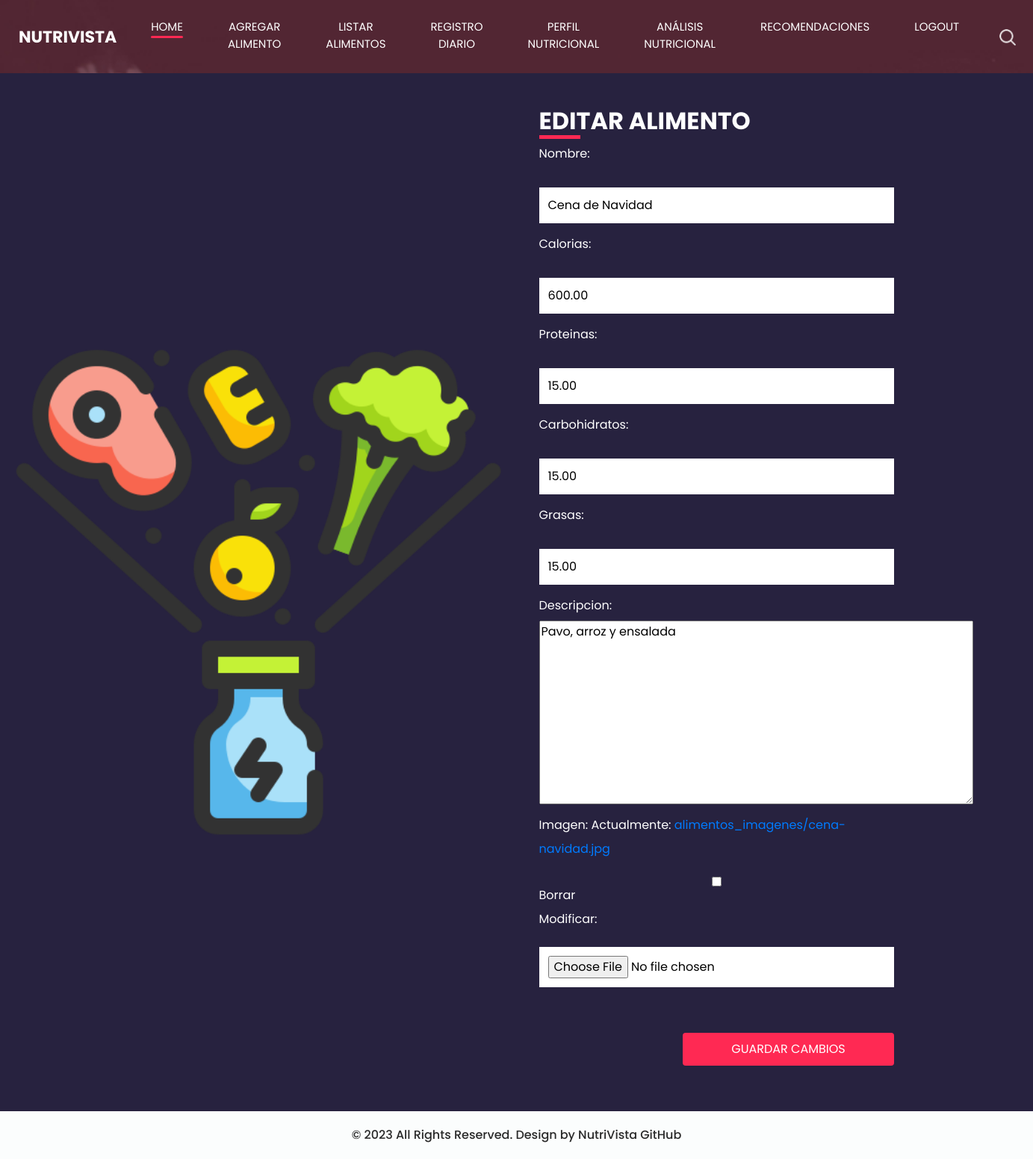
/editar_alimento/28/ (signed in), run on the app's committed database.
### base/models.py (models this page shows, shortened)
class Alimento(models.Model):
    usuario = models.ForeignKey(User, on_delete=models.CASCADE)  # Added this line to associate each food item with a user.
    nombre = models.CharField(max_length=255)
    calorias = models.DecimalField(max_digits=6, decimal_places=2)
    proteinas = models.DecimalField(max_digits=6, decimal_places=2)
    carbohidratos = models.DecimalField(max_digits=6, decimal_places=2)
    grasas = models.DecimalField(max_digits=6, decimal_places=2)
    descripcion = models.TextField(null=True, blank=True)
    imagen = models.ImageField(upload_to='alimentos_imagenes/', null=True, blank=True)
    nutrientes = models.ManyToManyField(Nutriente, through='AlimentoNutriente')  # Relación ManyToMany agregada

### base/views.py (the view)
# urls.py: path('editar_alimento/<int:alimento_id>/', editar_alimento, name='editar_alimento'),
@login_required
def editar_alimento(request, alimento_id):
    alimento = get_object_or_404(Alimento, id=alimento_id)
    if request.method == "POST":
        form = AlimentoForm(request.POST, request.FILES, instance=alimento)
        if form.is_valid():
            form.save()
            return redirect('listar_alimentos')
    else:
        form = AlimentoForm(instance=alimento)
    return render(request, 'base/editar_alimento.html', {'form': form, 'alimento': alimento})

### base/forms.py (shortened to what this page needs)
class AlimentoForm(forms.ModelForm):
    class Meta:
        model = Alimento
        fields = ['nombre', 'calorias', 'proteinas', 'carbohidratos', 'grasas', 'descripcion', 'imagen']  # Esto incluirá todos los campos del modelo en el formulario

### base/templates/base/editar_alimento.html (shortened to what this page needs)
{% load static %}
<html>
<head>
    <link rel="stylesheet" type="text/css" href="https://cdnjs.cloudflare.com/ajax/libs/OwlCarousel2/2.3.4/assets/owl.carousel.min.css" />
    <link rel="stylesheet" type="text/css" href="{% static 'css/bootstrap.css' %}" />
    <link href="{% static 'css/style.css' %}" rel="stylesheet" />
    <link href="{% static 'css/responsive.css' %}" rel="stylesheet" />
</head>
<body class="sub_page">
    <div class="hero_area">
        <header class="header_section">
            <div class="container-fluid">
                <nav class="navbar navbar-expand-lg custom_nav-container ">
                    <a class="navbar-brand" href="{% url 'main_page' %}">
                        <span>
                            NutriVista
                        </span>
                    </a>
                    <div class="collapse navbar-collapse" id="navbarSupportedContent">
                        <div class="d-flex ml-auto flex-column flex-lg-row align-items-center">
                            <ul class="navbar-nav  ">
                                <li class="nav-item active">
                                  <a class="nav-link" href="{% url 'main_page' %}">Home <span class="sr-only">(current)</span></a>
                                </li>
                                {% if not user.is_superuser %}
                                <li class="nav-item">
                                  <a class="nav-link" href="{% url 'agregar_alimento' %}"> Agregar Alimento</a>
                                </li>
                                <li class="nav-item">
                                    <a class="nav-link" href="{% url 'listar_alimentos' %}"> Listar Alimentos</a>
                                </li>
                                <li class="nav-item">
                                  <a class="nav-link" href="{% url 'registro_diario' %}"> Registro Diario</a>
                                </li>
                                <li class="nav-item">
                                  <a class="nav-link" href="{% url 'perfil_nutricional' %}"> Perfil Nutricional</a>
                                </li>
                                <li class="nav-item">
                                  <a class="nav-link" href="{% url 'analisis_nutricional' %}"> Análisis Nutricional</a>
                                </li>
                                <li class="nav-item">
                                  <a class="nav-link" href="{% url 'sugerencias_alimentos' %}"> Recomendaciones</a>
                                </li>
                                {% endif %}
                                <li class="nav-item">
                                  <a class="nav-link" href="{% url 'logout' %}"> Logout</a>
                                </li>
                            </ul>
                            <div class="user_option">
                                <form class="form-inline my-2 my-lg-0 ml-0 ml-lg-4 mb-3 mb-lg-0">
                                    <button class="btn  my-2 my-sm-0 nav_search-btn" type="submit"></button>
                                </form>
                            </div>
                        </div>
                    </div>
                </nav>
            </div>
        </header>
    </div>
    <section class="contact_section ">
        <div class="container-fluid">
            <div class="row">
                <div class="col-md-6 px-0">
                    <div class="img-box">
                        <img src="{% static 'images/2317045.png' %}" alt="">
                    </div>
                </div>
                <div class="col-lg-5 col-md-6">
                    <div class="form_container pr-0 pr-lg-5 mr-0 mr-lg-2">
                        <div class="heading_container">
                            <h2>
                                Editar Alimento
                            </h2>
                        </div>
                        <form method="post" enctype="multipart/form-data">
                            {{ form.as_p }}
                            <div class="d-flex ">
                                <button type="submit" class="btn btn-primary">
                                    Guardar Cambios
                                </button>
                            </div>
                        </form>
                    </div>
                </div>
            </div>
        </div>
    </section>
    <footer class="container-fluid footer_section">
        <p>
            &copy; 2023 All Rights Reserved. Design by NutriVista
            <a href="https://github.com/davidguillen2002/proyectoweb.git">GitHub</a>
        </p>
    </footer>
</body>
</html>

### base/static/css/style.css (style rules this page uses)
body { font-family: 'Poppins', sans-serif; color: #000000; background-color: #ffffff; }
.heading_container { display: -webkit-box; display: -ms-flexbox; display: flex; -webkit-box-pack: center; -ms-flex-pack: center; justify-content: center; text-align: center; }
.heading_container h2 { font-weight: bold; position: relative; padding-bottom: 5px; text-transform: uppercase; }
.heading_container h2::before { content: ""; position: absolute; bottom: 0; left: 50%; width: 55px; height: 5px; background-color: #ff2953; -webkit-transform: translateX(-50%); transform: translateX(-50%); }
.hero_area { height: 100vh; display: -webkit-box; display: -ms-flexbox; display: flex; -webkit-box-orient: vertical; -webkit-box-direction: normal; -ms-flex-direction: column; flex-direction: column; background-image: url(../images/hero-bg.jpg); background-size: cover; background-attachment: fixed; }
.sub_page .hero_area { height: auto; }
.header_section .container-fluid { padding-right: 25px; padding-left: 25px; }
.custom_nav-container.navbar-expand-lg .navbar-nav .nav-item .nav-link { margin: 10px 30px; padding: 0; padding-bottom: 3px; color: #ffffff; text-align: center; position: relative; text-transform: uppercase; font-size: 15px; }
.custom_nav-container.navbar-expand-lg .navbar-nav .nav-item .nav-link::after { display: none; content: ""; position: absolute; left: 0; bottom: 0; width: 100%; height: 3px; border-radius: 5px; background-color: #ffffff; }
.custom_nav-container.navbar-expand-lg .navbar-nav .nav-item.active a::after, .custom_nav-container.navbar-expand-lg .navbar-nav .nav-item:hover a::after { display: block; background-color: #ff2953; }
a, a:hover, a:focus { text-decoration: none; }
.btn, .btn:focus { outline: none !important; -webkit-box-shadow: none; box-shadow: none; }
.user_option { display: -webkit-box; display: -ms-flexbox; display: flex; -webkit-box-align: center; -ms-flex-align: center; align-items: center; }
.custom_nav-container .nav_search-btn { background-image: url(../images/search-icon.png); background-size: 22px; background-repeat: no-repeat; background-position-y: 7px; width: 35px; height: 35px; padding: 0; border: none; }
.navbar-brand { display: -webkit-box; display: -ms-flexbox; display: flex; -webkit-box-align: center; -ms-flex-align: center; align-items: center; position: relative; }
.navbar-brand span { font-size: 22px; text-transform: uppercase; font-weight: bold; color: #ffffff; position: relative; z-index: 3; }
.custom_nav-container { z-index: 99999; padding: 15px 0; }
.contact_section { position: relative; background-color: #27223f; color: #ffffff; }
.contact_section .heading_container { -webkit-box-pack: start; -ms-flex-pack: start; justify-content: start; }
.contact_section .heading_container h2::before { text-align: left; left: 0; -webkit-transform: none; transform: none; }
.contact_section .row { -webkit-box-align: center; -ms-flex-align: center; align-items: center; }
.contact_section .img-box img { width: 100%; }
.contact_section .form_container { padding: 45px 0 45px 15px; }
.contact_section input { width: 100%; border: none; background-color: #ffffff; outline: none; color: #000000; margin-top: 25px; padding: 12px; }
.contact_section input::placeholder { color: #2a2a2c; }
.contact_section button { padding: 10px 65px; outline: none; border: none; color: #ffffff; background: #ff2953; margin: 45px 0 0 auto; text-transform: uppercase; }
.footer_section { background-color: #fbfdfd; padding: 20px; font-weight: 500; }
.footer_section p { color: #292929; margin: 0; text-align: center; }
.footer_section a { color: #292929; }

### data on the page
Alimento: nombre "Cena de Navidad", calorias "600.00", proteinas "15.00", carbohidratos "15.00", grasas "15.00", descripcion "Pavo, arroz y ensalada"
